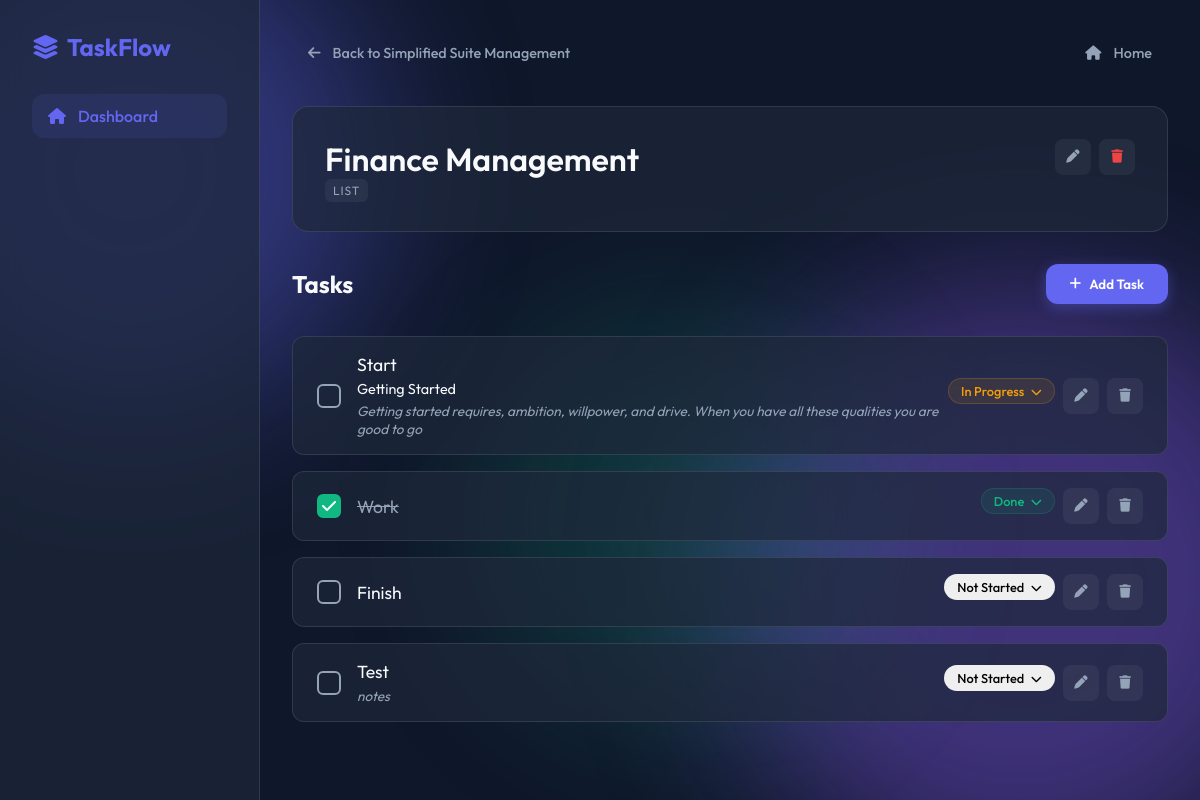
/list/2, run on the app's committed database.
### models.py (models this page shows, shortened)
class TodoList(db.Model):
    id = db.Column(db.Integer, primary_key=True)
    title = db.Column(db.String(100), nullable=False)
    type = db.Column(db.String(20), default='list') # 'hub' or 'list'
    created_at = db.Column(db.DateTime, default=datetime.utcnow)
    items = db.relationship('TodoItem', backref='list', lazy=True, cascade="all, delete-orphan", foreign_keys='TodoItem.list_id')

class TodoItem(db.Model):
    id = db.Column(db.Integer, primary_key=True)
    list_id = db.Column(db.Integer, db.ForeignKey('todo_list.id'), nullable=False)
    content = db.Column(db.String(200), nullable=False)
    description = db.Column(db.Text, nullable=True)
    notes = db.Column(db.Text, nullable=True)
    status = db.Column(db.String(20), default='not_started') # 'not_started', 'in_progress', 'done'
    linked_list_id = db.Column(db.Integer, db.ForeignKey('todo_list.id'), nullable=True)
    linked_list = db.relationship('TodoList', foreign_keys=[linked_list_id], post_update=True)

### app.py (the view)
@app.route('/list/<int:list_id>')
def list_view(list_id):
    todo_list = TodoList.query.get_or_404(list_id)
    parent_item = TodoItem.query.filter_by(linked_list_id=list_id).first()
    parent_list = parent_item.list if parent_item else None
    return render_template('list_view.html', todo_list=todo_list, parent_list=parent_list)

### templates/list_view.html (shortened to what this page needs)
{% extends 'base.html' %}
{% block content %}
<div class="nav-links" style="margin-bottom: 1rem; display: flex; align-items: center;">
    {% if parent_list %}
    <a href="/list/{{ parent_list.id }}" class="back-link"><i class="fa-solid fa-arrow-left"></i> Back to {{
        parent_list.title }}</a>
    {% endif %}
    <a href="/" class="back-link" style="margin-left: auto;"><i class="fa-solid fa-house"></i> Home</a>
</div>
<div class="list-header">
    <div class="card-header">
        <div>
            <h1 id="list-title-display">{{ todo_list.title }}</h1>
            <span class="card-type">{{ todo_list.type }}</span>
        </div>
        <div class="task-actions">
            <button class="btn-icon" onclick="openEditListModal()"><i class="fa-solid fa-pen"></i></button>
            <button class="btn-icon" style="color: var(--danger-color);" onclick="deleteList({{ todo_list.id }})"><i
                    class="fa-solid fa-trash"></i></button>
        </div>
    </div>
</div>
<div style="margin-bottom: 2rem; display: flex; justify-content: space-between; align-items: center;">
    <h2>{{ 'Projects' if todo_list.type == 'hub' else 'Tasks' }}</h2>
    <button class="btn btn-primary" onclick="openAddItemModal()">
        <i class="fa-solid fa-plus"></i> Add {{ 'Project' if todo_list.type == 'hub' else 'Task' }}
    </button>
</div>
<div class="task-list" id="items-container">
    {% for item in todo_list.items %}
    <div class="task-item {{ 'done' if item.status == 'done' else '' }}" id="item-{{ item.id }}">
        <div class="task-content">
            {% if todo_list.type == 'list' %}
            <div class="task-checkbox" onclick="toggleItemStatus({{ item.id }}, '{{ item.status }}')">
                <i class="fa-solid fa-check"></i>
            </div>
            {% endif %}
            <div style="flex: 1;">
                <div class="task-text">{{ item.content }}</div>
                {% if item.description %}
                <div class="task-description" style="font-size: 0.9rem; color: var(--text-color); margin-top: 4px;">{{
                    item.description }}</div>
                {% endif %}
                {% if item.notes %}
                <div class="task-notes"
                    style="font-size: 0.85rem; color: var(--text-muted); margin-top: 4px; font-style: italic;">{{
                    item.notes }}</div>
                {% endif %}
            </div>
        </div>
        <div class="task-actions">
            {% if todo_list.type == 'list' %}
            <div class="status-dropdown-container">
                <button class="btn-status {{ 'status-' + item.status }}" onclick="toggleStatusDropdown({{ item.id }})">
                    {{ item.status.replace('_', ' ').title() }} <i class="fa-solid fa-chevron-down"
                        style="font-size: 0.7rem; margin-left: 4px;"></i>
                </button>
            </div>
            <button class="btn-icon"
                onclick="openEditItemModal({{ item.id }}, `{{ item.content|replace('`', '\\`') }}`, `{{ (item.description or '')|replace('`', '\\`')|replace('\n', '\\n') }}`, `{{ (item.notes or '')|replace('`', '\\`')|replace('\n', '\\n') }}`)">
                <i class="fa-solid fa-pen"></i>
            </button>
            {% endif %}
            <button class="btn-icon" onclick="deleteItem({{ item.id }})"><i class="fa-solid fa-trash"></i></button>
        </div>
    </div>
    {% endfor %}
</div>
{% endblock %}

### templates/base.html (shortened to what this page needs)
<!DOCTYPE html>
<html lang="en">
<head>
    <link rel="stylesheet" href="{{ url_for('static', filename='style.css') }}">
    <link rel="stylesheet" href="https://cdnjs.cloudflare.com/ajax/libs/font-awesome/6.4.0/css/all.min.css">
</head>
<body>
    <div class="background-blobs">
        <div class="blob blob-1"></div>
        <div class="blob blob-2"></div>
        <div class="blob blob-3"></div>
    </div>
    <div class="app-container">
        <nav class="sidebar">
            <div class="logo">
                <i class="fa-solid fa-layer-group"></i>
                <span>TaskFlow</span>
            </div>
            <ul class="nav-links">
                <li><a href="/" class="active"><i class="fa-solid fa-house"></i> Dashboard</a></li>
            </ul>
        </nav>
        <main class="content">
            {% block content %}{% endblock %}
        </main>
    </div>
</body>
</html>

### data on the page
TodoList: title "Simplified Suite Management"
TodoList: title "Finance Management", type "LIST", type "Tasks", type "Task"
TodoItem: content "Start", description "Getting Started", notes "Getting started requires, ambition, willpower, and drive. When you have all these qualities you are good to go", status.replace "In Progress"
TodoItem: content "Work", status.replace "Done"
TodoItem: content "Finish", status.replace "Not Started"
TodoItem: content "Test", notes "notes", status.replace "Not Started"
